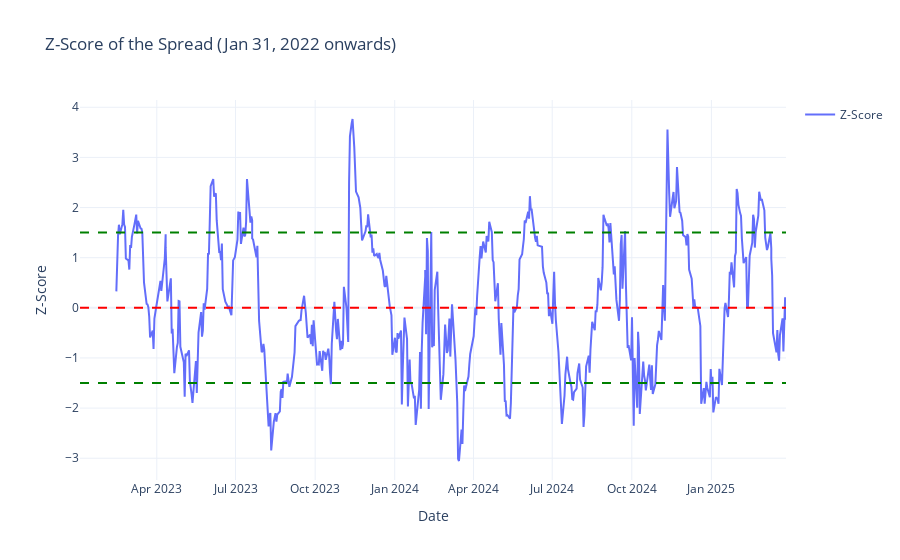

The cell this chart's notebook holds for it:
### Code cell
import matplotlib.pyplot as plt

# 8. Calculating Z-Score
# Calculate 30-day rolling mean and standard deviation of the spread
merged_data['spread_rolling_mean'] = merged_data['spread'].rolling(window=30).mean()
merged_data['spread_rolling_std']  = merged_data['spread'].rolling(window=30).std()
# Calculate the z-score of the spread
merged_data['z_score'] = (merged_data['spread'] - merged_data['spread_rolling_mean']) / merged_data['spread_rolling_std']
# Plot the Z-score
plt.figure(figsize=(12, 6))
plt.plot(merged_data['timestamp'], merged_data['z_score'])
plt.axhline(y=0, color='r', linestyle='--')
plt.axhline(y=1.5, color='g', linestyle='--')
plt.axhline(y=-1.5, color='g', linestyle='--')
plt.title('Z-Score of the Spread Over Time')
plt.xlabel('Date')
plt.ylabel('Z-Score')
plt.grid(True)
plt.show()

# Plot the Z-score from Jan 31, 2022 onwards using plotly
import plotly.graph_objects as go

start_date = '2022-01-31'
filtered_data = merged_data[merged_data['timestamp'] >= start_date]

fig = go.Figure()

# Add Z-score line
fig.add_trace(go.Scatter(
    x=filtered_data['timestamp'],
    y=filtered_data['z_score'],
    mode='lines',
    name='Z-Score'
))

# Add horizontal lines
fig.add_hline(y=0, line_dash="dash", line_color="red")
fig.add_hline(y=1.5, line_dash="dash", line_color="green")
fig.add_hline(y=-1.5, line_dash="dash", line_color="green")

# Update layout
fig.update_layout(
    title='Z-Score of the Spread (Jan 31, 2022 onwards)',
    xaxis_title='Date',
    yaxis_title='Z-Score',
    showlegend=True,
    template='plotly_white'
)

fig.show()

### Figure 1 — Plotly figure (JSON) as saved in the notebook; plotly's stock layout.template omitted (floating-point values rounded to 4 significant figures; data arrays with more than 128 entries replaced by an {"elided": "..."} marker saying what was removed)
{"data": [{"mode": "lines", "name": "Z-Score", "type": "scatter", "x": {"elided": "575 str values"}, "y": {"elided": "575 float values"}}], "layout": {"shapes": [{"line": {"color": "red", "dash": "dash"}, "type": "line", "x0": 0, "x1": 1, "xref": "x domain", "y0": 0, "y1": 0, "yref": "y"}, {"line": {"color": "green", "dash": "dash"}, "type": "line", "x0": 0, "x1": 1, "xref": "x domain", "y0": 1.5, "y1": 1.5, "yref": "y"}, {"line": {"color": "green", "dash": "dash"}, "type": "line", "x0": 0, "x1": 1, "xref": "x domain", "y0": -1.5, "y1": -1.5, "yref": "y"}], "showlegend": true, "title": {"text": "Z-Score of the Spread (Jan 31, 2022 onwards)"}, "xaxis": {"title": {"text": "Date"}}, "yaxis": {"title": {"text": "Z-Score"}}}}
